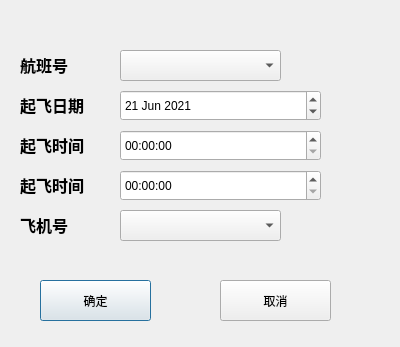
<?xml version="1.0" encoding="UTF-8"?>
<ui version="4.0">
 <class>Add_flight</class>
 <widget class="QDialog" name="Add_flight">
  <property name="geometry">
   <rect>
    <x>0</x>
    <y>0</y>
    <width>400</width>
    <height>347</height>
   </rect>
  </property>
  <property name="windowTitle">
   <string>Dialog</string>
  </property>
  <widget class="QComboBox" name="flight_comboBox">
   <property name="geometry">
    <rect>
     <x>120</x>
     <y>50</y>
     <width>161</width>
     <height>31</height>
    </rect>
   </property>
  </widget>
  <widget class="QLabel" name="date_label">
   <property name="geometry">
    <rect>
     <x>20</x>
     <y>50</y>
     <width>71</width>
     <height>30</height>
    </rect>
   </property>
   <property name="font">
    <font>
     <family>Adobe Arabic</family>
     <pointsize>12</pointsize>
     <weight>75</weight>
     <bold>true</bold>
    </font>
   </property>
   <property name="styleSheet">
    <string notr="true"/>
   </property>
   <property name="text">
    <string>航班号</string>
   </property>
  </widget>
  <widget class="QLabel" name="date_label_2">
   <property name="geometry">
    <rect>
     <x>20</x>
     <y>90</y>
     <width>91</width>
     <height>30</height>
    </rect>
   </property>
   <property name="font">
    <font>
     <family>Adobe Arabic</family>
     <pointsize>12</pointsize>
     <weight>75</weight>
     <bold>true</bold>
    </font>
   </property>
   <property name="styleSheet">
    <string notr="true"/>
   </property>
   <property name="text">
    <string>起飞日期</string>
   </property>
  </widget>
  <widget class="QDateEdit" name="date_dateEdit">
   <property name="geometry">
    <rect>
     <x>120</x>
     <y>90</y>
     <width>201</width>
     <height>31</height>
    </rect>
   </property>
   <property name="dateTime">
    <datetime>
     <hour>0</hour>
     <minute>0</minute>
     <second>0</second>
     <year>2021</year>
     <month>6</month>
     <day>21</day>
    </datetime>
   </property>
  </widget>
  <widget class="QLabel" name="date_label_3">
   <property name="geometry">
    <rect>
     <x>20</x>
     <y>210</y>
     <width>71</width>
     <height>30</height>
    </rect>
   </property>
   <property name="font">
    <font>
     <family>Adobe Arabic</family>
     <pointsize>12</pointsize>
     <weight>75</weight>
     <bold>true</bold>
    </font>
   </property>
   <property name="styleSheet">
    <string notr="true"/>
   </property>
   <property name="text">
    <string>飞机号</string>
   </property>
  </widget>
  <widget class="QComboBox" name="plane_comboBox">
   <property name="geometry">
    <rect>
     <x>120</x>
     <y>210</y>
     <width>161</width>
     <height>31</height>
    </rect>
   </property>
  </widget>
  <widget class="QPushButton" name="yes_pushButton">
   <property name="geometry">
    <rect>
     <x>40</x>
     <y>280</y>
     <width>111</width>
     <height>41</height>
    </rect>
   </property>
   <property name="styleSheet">
    <string notr="true">QPalette{background:#D7DBE4;}QGroupBox#gboxDevicePanel&gt;QLabel{color:#E7ECF0;}

QWidget#frmMain,QWidget[Form=&quot;true&quot;]{
border:1px solid #738393;
border-radius:0px;
}

.QFrame{
border:1px solid #C2CCD8;
border-radius:5px;
}

QLabel,QLineEdit,QTextEdit,QPlainTextEdit,QSpinBox,QGroupBox,QComboBox,QDateEdit,QTimeEdit,QDateTimeEdit,QSpinBox,QTreeView,QListView,QTableView,QTabWidget::pane{
color:#3D3E42;
}

QWidget#widget_title{
background:qlineargradient(spread:pad,x1:0,y1:0,x2:0,y2:1,stop:0 #667481,stop:1 #566373);
}

QLabel#lab_Ico,QLabel#lab_Title{
border-radius:0px;
color:#E7ECF0;
background-color:rgba(0,0,0,0);
border-style:none;
}

QToolButton::menu-indicator{
image:None;
}

QToolButton,QWidget#widget_frm&gt;QLabel{
border-style:none;
padding:10px;
color:#E7ECF0;
background:qlineargradient(spread:pad,x1:0,y1:0,x2:0,y2:1,stop:0 #667481,stop:1 #566373);
}

QToolButton:hover,QWidget#widget_frm&gt;QLabel:hover{
background:qlineargradient(spread:pad,x1:0,y1:0,x2:0,y2:1,stop:0 #778899,stop:1 #708090);
}

QLabel[labVideo=&quot;true&quot;]{
color:#E7ECF0;
border:1px solid #738393;
background:qlineargradient(spread:pad,x1:0,y1:0,x2:0,y2:1,stop:0 #667481,stop:1 #566373);
}

QLabel[labVideo=&quot;true&quot;]:focus{
border:1px solid #FF0000;
background:qlineargradient(spread:pad,x1:0,y1:0,x2:0,y2:1,stop:0 #778899,stop:1 #708090);
}

QLineEdit,QTextEdit,QPlainTextEdit,QSpinBox{
border:1px solid #C2CCD8;
border-radius:5px;
padding:2px;
background:none;
selection-background-color:#667481;
selection-color:#E7ECF0;
}

QLineEdit[echoMode=&quot;2&quot;]{
lineedit-password-character:9679;
}

.QGroupBox{
border:1px solid #C2CCD8;
border-radius:5px;
}

.QPushButton{
border-style:none;
border:1px solid #C2CCD8;
color:#E7ECF0;
padding:5px;
min-height:20px;
border-radius:5px;
background:qlineargradient(spread:pad,x1:0,y1:0,x2:0,y2:1,stop:0 #667481,stop:1 #566373);
}

.QPushButton:hover{
background:qlineargradient(spread:pad,x1:0,y1:0,x2:0,y2:1,stop:0 #778899,stop:1 #708090);
}

.QPushButton:pressed{
background:qlineargradient(spread:pad,x1:0,y1:0,x2:0,y2:1,stop:0 #667481,stop:1 #566373);
}

.QPushButton:disabled{
color:#838383;
background:#F4F4F4;
}

QPushButton#btnSplitterH{
padding:2px;
min-height:8px;
}

QPushButton#btnMenu,QPushButton#btnMenu_Min,QPushButton#btnMenu_Max,QPushButton#btnMenu_Close,QPushButton#btnSplitterV,QPushButton#btnSplitterH{
border-radius:0px;
color:#E7ECF0;
background-color:rgba(0,0,0,0);
border-style:none;
}

QPushButton#btnMenu:hover,QPushButton#btnMenu_Min:hover,QPushButton#btnMenu_Max:hover,QPushButton#btnSplitterV:hover,QPushButton#btnSplitterH:hover{
background-color:qlineargradient(spread:pad,x1:0,y1:1,x2:0,y2:0,stop:0 rgba(25,134,199,0),stop:1 #778899);
}

QPushButton#btnMenu_Close:hover{
background-color:qlineargradient(spread:pad,x1:0,y1:1,x2:0,y2:0,stop:0 rgba(238,0,0,128),stop:1 rgba(238,44,44,255));
}

QCheckBox{
color:#3D3E42;
spacing:2px;
}

QCheckBox::indicator{
width:20px;
height:20px;
}

QCheckBox::indicator:unchecked{
image:url(:/image/checkbox_unchecked.png);
}

QCheckBox::indicator:checked{
image:url(:/image/checkbox_checked.png);
}

QRadioButton{
color:#3D3E42;
spacing:2px;
}

QRadioButton::indicator{
width:15px;
height:15px;
}

QRadioButton::indicator::unchecked{
image:url(:/image/radio_normal.png);
}

QRadioButton::indicator::checked{
image:url(:/image/radio_selected.png);
}

QSpinBox::up-button,QDateEdit::up-button,QTimeEdit::up-button,QDateTimeEdit::up-button{
image:url(:/image/add_top.png);
}

QSpinBox::down-button,QDateEdit::down-button,QTimeEdit::down-button,QDateTimeEdit::down-button{
image:url(:/image/add_bottom.png);
}

QComboBox,QDateEdit,QTimeEdit,QDateTimeEdit,QSpinBox{
border-radius:3px;
padding:3px 5px 3px 5px;
border:1px solid #C2CCD8;
background:none;
selection-background-color:#667481;
selection-color:#E7ECF0;
}

QComboBox::drop-down,QDateEdit::drop-down,QTimeEdit::drop-down,QDateTimeEdit::drop-down{
subcontrol-origin:padding;
subcontrol-position:top right;
width:15px;
border-left-width:1px;
border-left-style:solid;
border-top-right-radius:3px;
border-bottom-right-radius:3px;
border-left-color:#C2CCD8;
}

QComboBox::down-arrow,QDateEdit::down-arrow,QTimeEdit::down-arrow,QDateTimeEdit::down-arrow{
image:url(:/image/add_bottom.png);
}

QMenu{
color:#E7ECF0;
background-color:#667481;
margin:2px;
}

QMenu::item{
padding:3px 20px 3px 20px;
}

QMenu::indicator{
width:13px;
height:13px;
}

QMenu::item:selected{
color:#E7ECF0;
border:0px solid #738393;
background:qlineargradient(spread:pad,x1:0,y1:0,x2:0,y2:1,stop:0 #667481,stop:1 #566373);
}

QMenu::separator{
height:1px;
background:#738393;
}

QProgressBar{
background:#C2CCD8;
border-radius:5px;
text-align:center;
border:1px solid #C2CCD8;
}

QProgressBar::chunk{
width:5px;
margin:0.5px;
background-color:#667481;
}

QSlider::groove:horizontal,QSlider::add-page:horizontal{
height:8px;
border-radius:3px;
background:#C2CCD8;
}

QSlider::sub-page:horizontal{
height:8px;
border-radius:3px;
background:#708090;
}

QSlider::handle:horizontal{
width:13px;
margin-top:-3px;
margin-bottom:-3px;
border-radius:6px;
background:qradialgradient(spread:pad,cx:0.5,cy:0.5,radius:0.5,fx:0.5,fy:0.5,stop:0.6 #667481,stop:0.8 #778899);
}

QSlider::groove:vertical,QSlider::sub-page:vertical{
width:8px;
border-radius:3px;
background:#C2CCD8;
}

QSlider::add-page:vertical{
width:8px;
border-radius:3px;
background:#708090;
}

QSlider::handle:vertical{
height:13px;
margin-left:-2px;
margin-right:-3px;
border-radius:6px;
background:qradialgradient(spread:pad,cx:0.5,cy:0.5,radius:0.5,fx:0.5,fy:0.5,stop:0.6 #667481,stop:0.8 #778899);
}

QScrollBar:vertical{
width:10px;
background-color:rgba(0,0,0,0%);
padding-top:10px;
padding-bottom:10px;
}

QScrollBar:horizontal{
height:10px;
background-color:rgba(0,0,0,0%);
padding-left:10px;
padding-right:10px;
}

QScrollBar::handle:vertical,QScrollBar::handle:horizontal{
width:10px;
background:#708090;
}

QScrollBar::handle:vertical:hover,QScrollBar::handle:horizontal:hover{
width:10px;
background:#566373;
}

QScrollBar::add-line:vertical{
height:10px;
width:10px;
subcontrol-position:bottom;
subcontrol-origin:margin;
border-image:url(:/image/add_bottom.png);
}

QScrollBar::add-line:horizontal{
height:10px;
width:10px;
subcontrol-position:right;
subcontrol-origin:margin;
border-image:url(:/image/add_right.png);
}

QScrollBar::sub-line:vertical{
height:10px;
width:10px;
subcontrol-position:top;
subcontrol-origin:margin;
border-image:url(:/image/add_top.png);
}

QScrollBar::sub-line:horizontal{
height:10px;
width:10px;
subcontrol-position:left;
subcontrol-origin:margin;
border-image:url(:/image/add_left.png);
}

QScrollBar::add-page:vertical,QScrollBar::sub-page:vertical,QScrollBar::add-page:horizontal,QScrollBar::sub-page:horizontal{
width:10px;
background:#C2CCD8;
}

QScrollArea{
border:0px;
}

QTreeView,QListView,QTableView,QTabWidget::pane{
border:1px solid #C2CCD8;
selection-background-color:#778899;
selection-color:#E7ECF0;
alternate-background-color:#DDE0E7;
}

QTableView::item:selected,QListView::item:selected,QTreeView::item:selected{
color:#E7ECF0;
background:qlineargradient(spread:pad,x1:0,y1:0,x2:0,y2:1,stop:0 #667481,stop:1 #566373);
}

QTableView::item:hover,QListView::item:hover,QTreeView::item:hover{
color:#E7ECF0;
background:qlineargradient(spread:pad,x1:0,y1:0,x2:0,y2:1,stop:0 #778899,stop:1 #708090);
}

QTableView::item,QListView::item,QTreeView::item{
padding:5px;
margin:0px;
}

QHeaderView::section,QTableCornerButton:section{
padding:3px;
margin:0px;
color:#E7ECF0;
border:1px solid #C2CCD8;
background:qlineargradient(spread:pad,x1:0,y1:0,x2:0,y2:1,stop:0 #778899,stop:1 #708090);
}

QTabBar::tab{
border-radius:5px;
border:1px solid #C2CCD8;
color:#E7ECF0;
min-width:55px;
min-height:20px;
padding:3px 8px 3px 8px;
margin:1px;
background:qlineargradient(spread:pad,x1:0,y1:0,x2:0,y2:1,stop:0 #778899,stop:1 #708090);
}

QTabBar::tab:selected,QTabBar::tab:hover{
background:qlineargradient(spread:pad,x1:0,y1:0,x2:0,y2:1,stop:0 #667481,stop:1 #566373);
}

QStatusBar::item{
border:0px solid #667481;
border-radius:3px;
}

QToolBox::tab,QToolTip,QGroupBox#gboxDevicePanel{
padding:3px;
border-radius: 5px;
color:#E7ECF0;
background:qlineargradient(spread:pad,x1:0,y1:0,x2:0,y2:1,stop:0 #667481,stop:1 #566373);
}

QToolBox::tab:selected{
background:qlineargradient(spread:pad,x1:0,y1:0,x2:0,y2:1,stop:0 #778899,stop:1 #708090);
}
</string>
   </property>
   <property name="text">
    <string>确定</string>
   </property>
  </widget>
  <widget class="QPushButton" name="no_pushButton">
   <property name="geometry">
    <rect>
     <x>220</x>
     <y>280</y>
     <width>111</width>
     <height>41</height>
    </rect>
   </property>
   <property name="styleSheet">
    <string notr="true">QPalette{background:#D7DBE4;}QGroupBox#gboxDevicePanel&gt;QLabel{color:#E7ECF0;}

QWidget#frmMain,QWidget[Form=&quot;true&quot;]{
border:1px solid #738393;
border-radius:0px;
}

.QFrame{
border:1px solid #C2CCD8;
border-radius:5px;
}

QLabel,QLineEdit,QTextEdit,QPlainTextEdit,QSpinBox,QGroupBox,QComboBox,QDateEdit,QTimeEdit,QDateTimeEdit,QSpinBox,QTreeView,QListView,QTableView,QTabWidget::pane{
color:#3D3E42;
}

QWidget#widget_title{
background:qlineargradient(spread:pad,x1:0,y1:0,x2:0,y2:1,stop:0 #667481,stop:1 #566373);
}

QLabel#lab_Ico,QLabel#lab_Title{
border-radius:0px;
color:#E7ECF0;
background-color:rgba(0,0,0,0);
border-style:none;
}

QToolButton::menu-indicator{
image:None;
}

QToolButton,QWidget#widget_frm&gt;QLabel{
border-style:none;
padding:10px;
color:#E7ECF0;
background:qlineargradient(spread:pad,x1:0,y1:0,x2:0,y2:1,stop:0 #667481,stop:1 #566373);
}

QToolButton:hover,QWidget#widget_frm&gt;QLabel:hover{
background:qlineargradient(spread:pad,x1:0,y1:0,x2:0,y2:1,stop:0 #778899,stop:1 #708090);
}

QLabel[labVideo=&quot;true&quot;]{
color:#E7ECF0;
border:1px solid #738393;
background:qlineargradient(spread:pad,x1:0,y1:0,x2:0,y2:1,stop:0 #667481,stop:1 #566373);
}

QLabel[labVideo=&quot;true&quot;]:focus{
border:1px solid #FF0000;
background:qlineargradient(spread:pad,x1:0,y1:0,x2:0,y2:1,stop:0 #778899,stop:1 #708090);
}

QLineEdit,QTextEdit,QPlainTextEdit,QSpinBox{
border:1px solid #C2CCD8;
border-radius:5px;
padding:2px;
background:none;
selection-background-color:#667481;
selection-color:#E7ECF0;
}

QLineEdit[echoMode=&quot;2&quot;]{
lineedit-password-character:9679;
}

.QGroupBox{
border:1px solid #C2CCD8;
border-radius:5px;
}

.QPushButton{
border-style:none;
border:1px solid #C2CCD8;
color:#E7ECF0;
padding:5px;
min-height:20px;
border-radius:5px;
background:qlineargradient(spread:pad,x1:0,y1:0,x2:0,y2:1,stop:0 #667481,stop:1 #566373);
}

.QPushButton:hover{
background:qlineargradient(spread:pad,x1:0,y1:0,x2:0,y2:1,stop:0 #778899,stop:1 #708090);
}

.QPushButton:pressed{
background:qlineargradient(spread:pad,x1:0,y1:0,x2:0,y2:1,stop:0 #667481,stop:1 #566373);
}

.QPushButton:disabled{
color:#838383;
background:#F4F4F4;
}

QPushButton#btnSplitterH{
padding:2px;
min-height:8px;
}

QPushButton#btnMenu,QPushButton#btnMenu_Min,QPushButton#btnMenu_Max,QPushButton#btnMenu_Close,QPushButton#btnSplitterV,QPushButton#btnSplitterH{
border-radius:0px;
color:#E7ECF0;
background-color:rgba(0,0,0,0);
border-style:none;
}

QPushButton#btnMenu:hover,QPushButton#btnMenu_Min:hover,QPushButton#btnMenu_Max:hover,QPushButton#btnSplitterV:hover,QPushButton#btnSplitterH:hover{
background-color:qlineargradient(spread:pad,x1:0,y1:1,x2:0,y2:0,stop:0 rgba(25,134,199,0),stop:1 #778899);
}

QPushButton#btnMenu_Close:hover{
background-color:qlineargradient(spread:pad,x1:0,y1:1,x2:0,y2:0,stop:0 rgba(238,0,0,128),stop:1 rgba(238,44,44,255));
}

QCheckBox{
color:#3D3E42;
spacing:2px;
}

QCheckBox::indicator{
width:20px;
height:20px;
}

QCheckBox::indicator:unchecked{
image:url(:/image/checkbox_unchecked.png);
}

QCheckBox::indicator:checked{
image:url(:/image/checkbox_checked.png);
}

QRadioButton{
color:#3D3E42;
spacing:2px;
}

QRadioButton::indicator{
width:15px;
height:15px;
}

QRadioButton::indicator::unchecked{
image:url(:/image/radio_normal.png);
}

QRadioButton::indicator::checked{
image:url(:/image/radio_selected.png);
}

QSpinBox::up-button,QDateEdit::up-button,QTimeEdit::up-button,QDateTimeEdit::up-button{
image:url(:/image/add_top.png);
}

QSpinBox::down-button,QDateEdit::down-button,QTimeEdit::down-button,QDateTimeEdit::down-button{
image:url(:/image/add_bottom.png);
}

QComboBox,QDateEdit,QTimeEdit,QDateTimeEdit,QSpinBox{
border-radius:3px;
padding:3px 5px 3px 5px;
border:1px solid #C2CCD8;
background:none;
selection-background-color:#667481;
selection-color:#E7ECF0;
}

QComboBox::drop-down,QDateEdit::drop-down,QTimeEdit::drop-down,QDateTimeEdit::drop-down{
subcontrol-origin:padding;
subcontrol-position:top right;
width:15px;
border-left-width:1px;
border-left-style:solid;
border-top-right-radius:3px;
border-bottom-right-radius:3px;
border-left-color:#C2CCD8;
}

QComboBox::down-arrow,QDateEdit::down-arrow,QTimeEdit::down-arrow,QDateTimeEdit::down-arrow{
image:url(:/image/add_bottom.png);
}

QMenu{
color:#E7ECF0;
background-color:#667481;
margin:2px;
}

QMenu::item{
padding:3px 20px 3px 20px;
}

QMenu::indicator{
width:13px;
height:13px;
}

QMenu::item:selected{
color:#E7ECF0;
border:0px solid #738393;
background:qlineargradient(spread:pad,x1:0,y1:0,x2:0,y2:1,stop:0 #667481,stop:1 #566373);
}

QMenu::separator{
height:1px;
background:#738393;
}

QProgressBar{
background:#C2CCD8;
border-radius:5px;
text-align:center;
border:1px solid #C2CCD8;
}

QProgressBar::chunk{
width:5px;
margin:0.5px;
background-color:#667481;
}

QSlider::groove:horizontal,QSlider::add-page:horizontal{
height:8px;
border-radius:3px;
background:#C2CCD8;
}

QSlider::sub-page:horizontal{
height:8px;
border-radius:3px;
background:#708090;
}

QSlider::handle:horizontal{
width:13px;
margin-top:-3px;
margin-bottom:-3px;
border-radius:6px;
background:qradialgradient(spread:pad,cx:0.5,cy:0.5,radius:0.5,fx:0.5,fy:0.5,stop:0.6 #667481,stop:0.8 #778899);
}

QSlider::groove:vertical,QSlider::sub-page:vertical{
width:8px;
border-radius:3px;
background:#C2CCD8;
}

QSlider::add-page:vertical{
width:8px;
border-radius:3px;
background:#708090;
}

QSlider::handle:vertical{
height:13px;
margin-left:-2px;
margin-right:-3px;
border-radius:6px;
background:qradialgradient(spread:pad,cx:0.5,cy:0.5,radius:0.5,fx:0.5,fy:0.5,stop:0.6 #667481,stop:0.8 #778899);
}

QScrollBar:vertical{
width:10px;
background-color:rgba(0,0,0,0%);
padding-top:10px;
padding-bottom:10px;
}

QScrollBar:horizontal{
height:10px;
background-color:rgba(0,0,0,0%);
padding-left:10px;
padding-right:10px;
}

QScrollBar::handle:vertical,QScrollBar::handle:horizontal{
width:10px;
background:#708090;
}

QScrollBar::handle:vertical:hover,QScrollBar::handle:horizontal:hover{
width:10px;
background:#566373;
}

QScrollBar::add-line:vertical{
height:10px;
width:10px;
subcontrol-position:bottom;
subcontrol-origin:margin;
border-image:url(:/image/add_bottom.png);
}

QScrollBar::add-line:horizontal{
height:10px;
width:10px;
subcontrol-position:right;
subcontrol-origin:margin;
border-image:url(:/image/add_right.png);
}

QScrollBar::sub-line:vertical{
height:10px;
width:10px;
subcontrol-position:top;
subcontrol-origin:margin;
border-image:url(:/image/add_top.png);
}

QScrollBar::sub-line:horizontal{
height:10px;
width:10px;
subcontrol-position:left;
subcontrol-origin:margin;
border-image:url(:/image/add_left.png);
}

QScrollBar::add-page:vertical,QScrollBar::sub-page:vertical,QScrollBar::add-page:horizontal,QScrollBar::sub-page:horizontal{
width:10px;
background:#C2CCD8;
}

QScrollArea{
border:0px;
}

QTreeView,QListView,QTableView,QTabWidget::pane{
border:1px solid #C2CCD8;
selection-background-color:#778899;
selection-color:#E7ECF0;
alternate-background-color:#DDE0E7;
}

QTableView::item:selected,QListView::item:selected,QTreeView::item:selected{
color:#E7ECF0;
background:qlineargradient(spread:pad,x1:0,y1:0,x2:0,y2:1,stop:0 #667481,stop:1 #566373);
}

QTableView::item:hover,QListView::item:hover,QTreeView::item:hover{
color:#E7ECF0;
background:qlineargradient(spread:pad,x1:0,y1:0,x2:0,y2:1,stop:0 #778899,stop:1 #708090);
}

QTableView::item,QListView::item,QTreeView::item{
padding:5px;
margin:0px;
}

QHeaderView::section,QTableCornerButton:section{
padding:3px;
margin:0px;
color:#E7ECF0;
border:1px solid #C2CCD8;
background:qlineargradient(spread:pad,x1:0,y1:0,x2:0,y2:1,stop:0 #778899,stop:1 #708090);
}

QTabBar::tab{
border-radius:5px;
border:1px solid #C2CCD8;
color:#E7ECF0;
min-width:55px;
min-height:20px;
padding:3px 8px 3px 8px;
margin:1px;
background:qlineargradient(spread:pad,x1:0,y1:0,x2:0,y2:1,stop:0 #778899,stop:1 #708090);
}

QTabBar::tab:selected,QTabBar::tab:hover{
background:qlineargradient(spread:pad,x1:0,y1:0,x2:0,y2:1,stop:0 #667481,stop:1 #566373);
}

QStatusBar::item{
border:0px solid #667481;
border-radius:3px;
}

QToolBox::tab,QToolTip,QGroupBox#gboxDevicePanel{
padding:3px;
border-radius: 5px;
color:#E7ECF0;
background:qlineargradient(spread:pad,x1:0,y1:0,x2:0,y2:1,stop:0 #667481,stop:1 #566373);
}

QToolBox::tab:selected{
background:qlineargradient(spread:pad,x1:0,y1:0,x2:0,y2:1,stop:0 #778899,stop:1 #708090);
}
</string>
   </property>
   <property name="text">
    <string>取消</string>
   </property>
  </widget>
  <widget class="QTimeEdit" name="p_timeEdit">
   <property name="geometry">
    <rect>
     <x>120</x>
     <y>130</y>
     <width>201</width>
     <height>31</height>
    </rect>
   </property>
  </widget>
  <widget class="QLabel" name="date_label_4">
   <property name="geometry">
    <rect>
     <x>20</x>
     <y>130</y>
     <width>91</width>
     <height>30</height>
    </rect>
   </property>
   <property name="font">
    <font>
     <family>Adobe Arabic</family>
     <pointsize>12</pointsize>
     <weight>75</weight>
     <bold>true</bold>
    </font>
   </property>
   <property name="styleSheet">
    <string notr="true"/>
   </property>
   <property name="text">
    <string>起飞时间</string>
   </property>
  </widget>
  <widget class="QTimeEdit" name="a_timeEdit">
   <property name="geometry">
    <rect>
     <x>120</x>
     <y>170</y>
     <width>201</width>
     <height>31</height>
    </rect>
   </property>
  </widget>
  <widget class="QLabel" name="date_label_5">
   <property name="geometry">
    <rect>
     <x>20</x>
     <y>170</y>
     <width>91</width>
     <height>30</height>
    </rect>
   </property>
   <property name="font">
    <font>
     <family>Adobe Arabic</family>
     <pointsize>12</pointsize>
     <weight>75</weight>
     <bold>true</bold>
    </font>
   </property>
   <property name="styleSheet">
    <string notr="true"/>
   </property>
   <property name="text">
    <string>起飞时间</string>
   </property>
  </widget>
 </widget>
 <resources/>
 <connections>
  <connection>
   <sender>no_pushButton</sender>
   <signal>clicked()</signal>
   <receiver>Add_flight</receiver>
   <slot>reject()</slot>
   <hints>
    <hint type="sourcelabel">
     <x>285</x>
     <y>240</y>
    </hint>
    <hint type="destinationlabel">
     <x>199</x>
     <y>149</y>
    </hint>
   </hints>
  </connection>
 </connections>
</ui>
